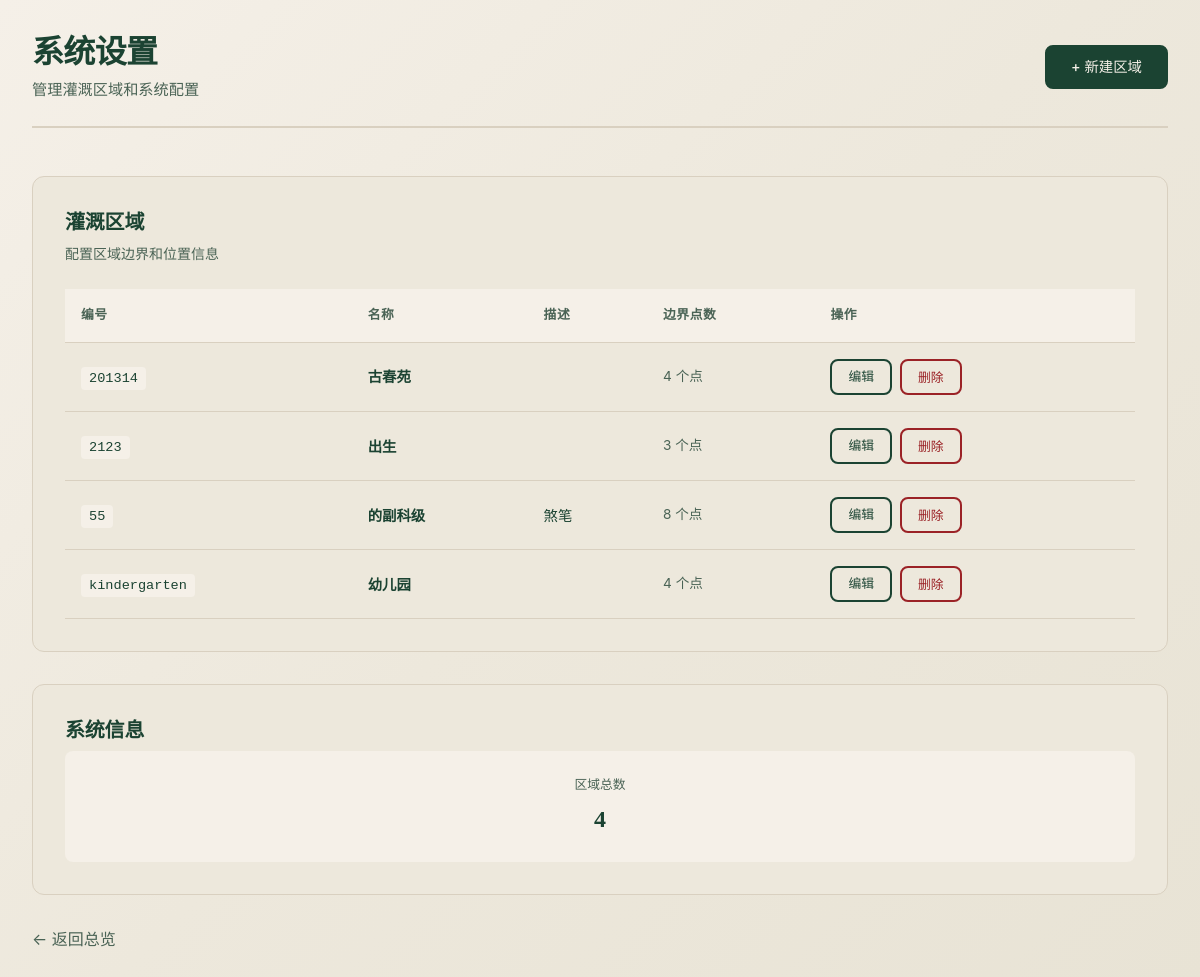
Page /settings/ (signed in) on the committed database.
### core/models.py (models this page shows, shortened)
class Zone(models.Model):
    STATUS_UNARRANGED = 'unarranged'  # 未安排（当天无工单）
    STATUS_IN_PROGRESS = 'in_progress'  # 处理中（工单已提交待审批）
    STATUS_COMPLETED = 'completed'  # 已完成（工单已批准）
    STATUS_CANCELED = 'canceled'  # 已取消（工单已拒绝）
    STATUS_DELAYED = 'delayed'  # 已延期（需补充信息）
    STATUS_CHOICES = [
        (STATUS_UNARRANGED, '未安排'),
        (STATUS_IN_PROGRESS, '处理中'),
        (STATUS_COMPLETED, '已完成'),
        (STATUS_CANCELED, '已取消'),
        (STATUS_DELAYED, '已延期'),
    ]
    name = models.CharField(max_length=255, unique=True)
    code = models.CharField(max_length=50, unique=True)
    description = models.TextField(blank=True)
    boundary_points = models.JSONField(default=list)
    boundary_color = models.CharField(max_length=7, default='#52B788', help_text='边界颜色 (十六进制)')
    created_at = models.DateTimeField(auto_now_add=True)
    updated_at = models.DateTimeField(auto_now=True)

### core/views.py (the view)
# urls.py: path('settings/', views.settings_page, name='settings'),
@login_required(login_url='core:login')
def settings_page(request):
    zones = Zone.objects.all().order_by('code')
    context = {
        'zones': zones,
        'status_choices': Zone.STATUS_CHOICES,
    }
    return render(request, 'core/settings.html', context)

### core/templates/core/settings.html (shortened to what this page needs)
{% extends 'core/base.html' %}
{% load static %}
{% block extra_css %}
<link rel="stylesheet" href="{% static 'css/settings.css' %}">
{% endblock %}
{% block content %}
<div class="settings-container">
    <div class="settings-header">
        <div class="header-content">
            <h1>系统设置</h1>
            <p class="subtitle">管理灌溉区域和系统配置</p>
        </div>
        <a href="{% url 'core:zone_new' %}" class="btn btn-primary">
            + 新建区域
        </a>
    </div>
    <div class="settings-section">
        <h2>灌溉区域</h2>
        <p class="section-description">配置区域边界和位置信息</p>
        {% if zones %}
        <div class="zone-table-container">
            <table class="zone-table">
                <thead>
                    <tr>
                        <th>编号</th>
                        <th>名称</th>
                        <th>描述</th>
                        <th>边界点数</th>
                        <th>操作</th>
                    </tr>
                </thead>
                <tbody>
                    {% for zone in zones %}
                    <tr>
                        <td><code class="zone-code-cell">{{ zone.code }}</code></td>
                        <td><strong>{{ zone.name }}</strong></td>
                        <td>{{ zone.description|truncatechars:30 }}</td>
                        <td class="points-cell">
                            {{ zone.boundary_points|length }} 个点
                        </td>
                        <td class="actions-cell">
                            <a href="{% url 'core:zone_edit' zone.id %}" class="btn btn-sm btn-secondary">
                                编辑
                            </a>
                            <form action="{% url 'core:zone_delete' zone.id %}" method="post" class="inline-form" onsubmit="return confirm('确定要删除该区域吗？');">
                                <button type="submit" class="btn btn-sm btn-danger">删除</button>
                            </form>
                        </td>
                    </tr>
                    {% endfor %}
                </tbody>
            </table>
        </div>
        {% else %}
        <div class="empty-state">
            <p>暂无区域数据</p>
            <a href="{% url 'core:zone_new' %}" class="btn btn-primary">创建第一个区域</a>
        </div>
        {% endif %}
    </div>
    <div class="settings-section">
        <h2>系统信息</h2>
        <div class="info-grid">
            <div class="info-item">
                <span class="info-label">区域总数</span>
                <span class="info-value">{{ zones.count }}</span>
            </div>
        </div>
    </div>
    <div class="back-link">
        <a href="{% url 'core:dashboard' %}">← 返回总览</a>
    </div>
</div>
{% endblock %}

### static/css/design-system.css (style rules this page uses)
:root { --font-display: 'Playfair Display', Georgia, 'Times New Roman', serif; --font-body: 'DM Sans', -apple-system, BlinkMacSystemFont, 'Segoe UI', Roboto, sans-serif; --font-mono: 'JetBrains Mono', 'Fira Code', 'Consolas', monospace; --color-primary: #1B4332; --color-primary-light: #2D6A4F; --color-primary-dark: #081C15; --color-primary-rgb: 27, 67, 50; --color-accent: #D4A574; --color-accent-light: #E8C9A0; --color-accent-dark: #B8956A; --color-accent-rgb: 212, 165, 116; --color-surface: #F5F0E8; --color-surface-alt: #EDE8DC; --color-surface-dark: #D9D0C0; --color-success: #40916C; --color-warning: #CC7722; --color-info: #52B788; --color-error: #9B2226; --color-delayed: #7B5544; --color-text-primary: #1B4332; --color-text-secondary: #4A6355; --color-text-muted: #8B9A8F; --color-text-inverse: #F5F0E8; --zone-done-fill: rgba(64, 145, 108, 0.35); --zone-done-stroke: #40916C; --zone-working-fill: rgba(204, 119, 34, 0.35); --zone-working-stroke: #CC7722; --zone-scheduled-fill: rgba(82, 183, 136, 0.25); --zone-scheduled-stroke: #52B788; --zone-canceled-fill: rgba(155, 34, 38, 0.25); --zone-canceled-stroke: #9B2226; --zone-delayed-fill: rgba(123, 85, 68, 0.35); --zone-delayed-stroke: #7B5544; --zone-default-fill: rgba(45, 106, 79, 0.25); --zone-default-stroke: #2D6A4F; --zone-highlight-fill: rgba(212, 165, 116, 0.4); --zone-highlight-stroke: #D4A574; --space-xs: 4px; --space-sm: 8px; --space-md: 16px; --space-lg: 24px; --space-xl: 32px; --space-2xl: 48px; --space-3xl: 64px; --radius-sm: 4px; --radius-md: 8px; --radius-lg: 12px; --radius-xl: 16px; --radius-pill: 20px; --radius-full: 9999px; --shadow-sm: 0 1px 2px rgba(27, 67, 50, 0.05); --shadow-md: 0 2px 8px rgba(27, 67, 50, 0.08); --shadow-lg: 0 4px 16px rgba(27, 67, 50, 0.12); --shadow-xl: 0 8px 32px rgba(27, 67, 50, 0.16); --transition-fast: 150ms ease; --transition-base: 250ms ease; --transition-slow: 400ms ease; --z-base: 0; --z-dropdown: 100; --z-sticky: 200; --z-overlay: 300; --z-modal: 400; --z-toast: 500; }
*, *::before, *::after { margin: 0; padding: 0; box-sizing: border-box; }
html { font-size: 16px; scroll-behavior: smooth; overflow-y: auto; }
body { font-family: var(--font-body); font-weight: 400; line-height: 1.6; color: var(--color-text-primary); background: linear-gradient(135deg, #F5F0E8 0%, #EDE8DC 50%, #E8E3D5 100%); min-height: 100vh; overflow-x: hidden; overflow-y: auto; -webkit-font-smoothing: antialiased; -moz-osx-font-smoothing: grayscale; }
h1, h2, h3, h4, h5, h6 { font-family: var(--font-display); font-weight: 600; line-height: 1.3; color: var(--color-text-primary); }
h1 { font-size: 2rem; letter-spacing: -0.02em; }
h2 { font-size: 1.5rem; letter-spacing: -0.01em; }
p { margin-bottom: var(--space-md); }
p:last-child { margin-bottom: 0; }
.btn { display: inline-flex; align-items: center; justify-content: center; gap: var(--space-sm); font-family: var(--font-body); font-weight: 500; font-size: 0.9375rem; padding: var(--space-sm) var(--space-md); border-radius: var(--radius-md); border: 2px solid transparent; cursor: pointer; transition: all var(--transition-fast); text-decoration: none; min-height: 44px; min-width: 44px; }
.btn-primary { background: var(--color-primary); color: var(--color-text-inverse); border-color: var(--color-primary); }
.btn-secondary { background: transparent; color: var(--color-primary); border-color: var(--color-primary); }
.btn-sm { font-size: 0.875rem; padding: var(--space-xs) var(--space-sm); min-height: 36px; }
* { scrollbar-width: thin; scrollbar-color: var(--color-surface-dark) var(--color-surface); }

### static/css/style.css (style rules this page uses)
html, body { margin: 0; padding: 0; min-height: 100%; }
body { overflow-y: auto !important; }

### core/templates/core/base.html (style rules this page uses)
body { font-family: 'Noto Sans SC', -apple-system, BlinkMacSystemFont, 'Segoe UI', sans-serif; }

### rows in the picture
Zone: code "201314", name "古春苑", boundary_points|length "4"
Zone: code "2123", name "出生", boundary_points|length "3"
Zone: code "55", name "的副科级", description "煞笔", boundary_points|length "8"
Zone: code "kindergarten", name "幼儿园", boundary_points|length "4"

### other values in the picture
{{ zones.count }} "4"
